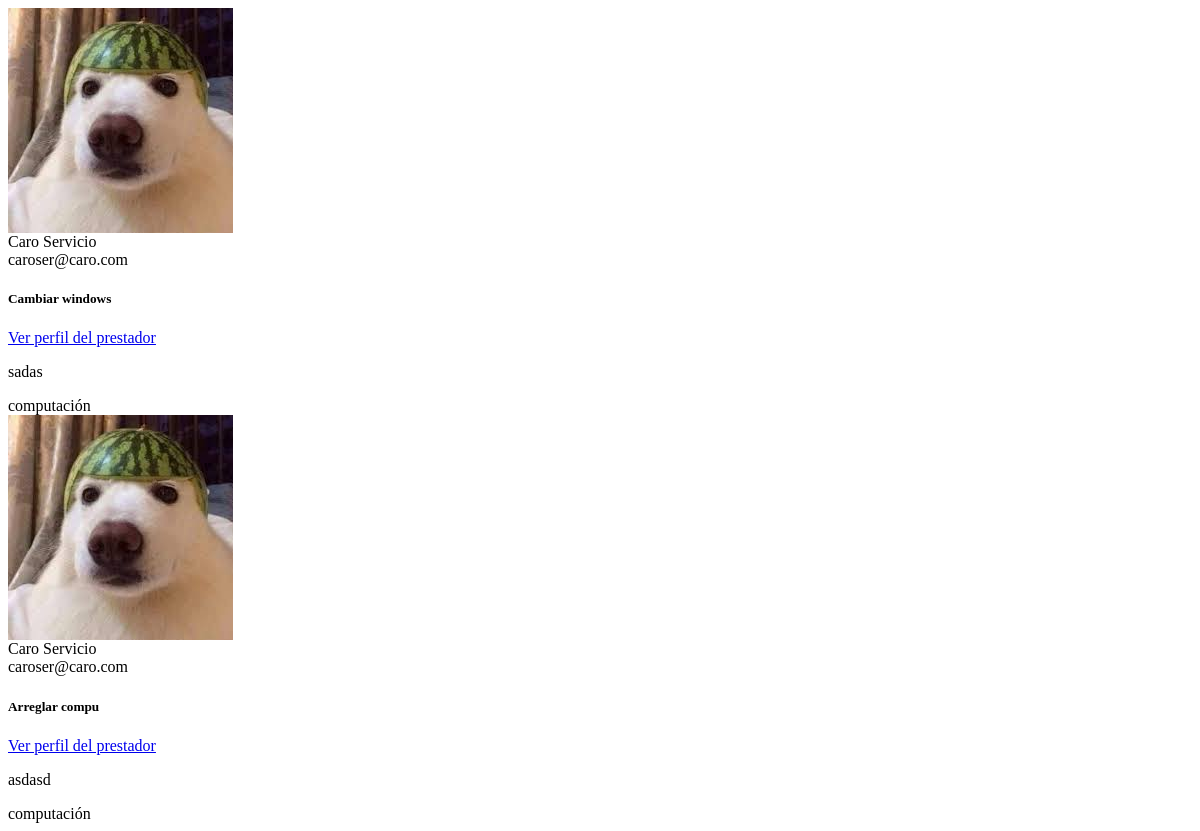
The app's page /api/buscar_servicios, older data.
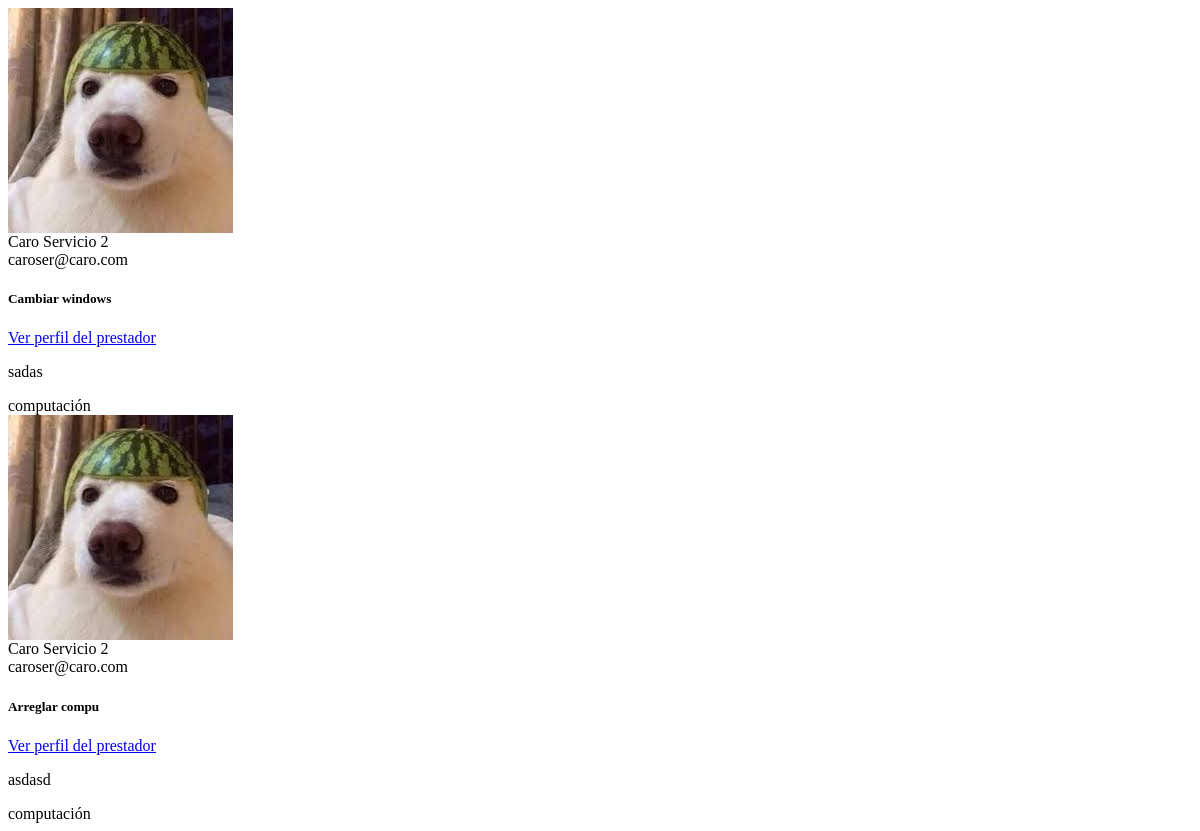
The same page, newer data.
### models.py (models this page shows, shortened)
class Servicio(db.Model):
    __tablename__ = 'servicios'
    id = db.Column(db.Integer, primary_key=True)
    titulo = db.Column(db.String(100), nullable=False)
    descripcion = db.Column(db.Text, nullable=False)
    categoria = db.Column(db.String(50), nullable=False)
    usuario_id = db.Column(
        db.Integer,
        db.ForeignKey('usuarios.id'),
        nullable=False
    )
    usuario = db.relationship('Usuario', backref='servicios', lazy=True)
    calificaciones = db.relationship(
        'Calificacion',
        backref='servicio',
        lazy=True,
        cascade='all, delete-orphan'
    )

class Usuario(UserMixin, db.Model):
    __tablename__ = 'usuarios'
    id = db.Column(db.Integer, primary_key=True)
    nombre = db.Column(db.String(100), nullable=False)
    email = db.Column(db.String(120), unique=True, nullable=False)
    password = db.Column(db.String(255), nullable=False)
    rol = db.Column(db.String(20), nullable=False)
    imagen = db.Column(db.String(200))
    calificaciones = db.relationship('Calificacion', backref='cliente', lazy=True)
    def promedio_estrellas(self):
        total = 0
        cantidad = 0
        for servicio in self.servicios:
            for c in servicio.calificaciones:
                promedio_c = (c.precio + c.calidad + c.amabilidad) / 3
                total += promedio_c
                cantidad += 1
        if cantidad == 0:
            return None
        return round(total / cantidad, 1)

### app.py (the view)
@app.route('/api/buscar_servicios')
def buscar_servicios():
    q = request.args.get('q', '')
    servicios = Servicio.query.filter(
        Servicio.titulo.ilike(f"%{q}%") |
        Servicio.categoria.ilike(f"%{q}%")
    ).all()
    return render_template(
        "components/_cards_servicios.html",
        servicios=servicios
    )

### templates/components/_cards_servicios.html (shortened to what this page needs)
{% from "components/estrellas.html" import render_estrellas %}
{% for servicio in servicios %}
<div class="col-12 col-sm-6 col-lg-4 mb-4">
    <div class="card shadow-sm h-100">
        <div class="card-body d-flex flex-column">
            <div class="prestador-info d-flex align-items-center gap-3 flex-wrap">
                {% if servicio.usuario.imagen %}
                    <img
                        src="{{ url_for('static', filename='uploads/' + servicio.usuario.imagen) }}"
                        class="prestador-avatar"
                    >
                {% else %}
                    <div class="prestador-avatar-placeholder">
                        {{ servicio.usuario.nombre[0] }}
                    </div>
                {% endif %}
                <div class="flex-grow-1">
                    <div class="prestador-nombre fw-bold">
                        {{ servicio.usuario.nombre }}
                    </div>
                    <div class="prestador-email small text-muted">
                        {{ servicio.usuario.email }}
                    </div>
                </div>
            </div>
            <h5 class="card-title mt-3 mb-1">
                {{ servicio.titulo }}
            </h5>
            <a href="{{ url_for('perfil_prestador', usuario_id=servicio.usuario_id) }}"
               class="text-decoration-none text-info small mb-2">
               Ver perfil del prestador
            </a>
            <p class="card-text small flex-grow-1">
                {{ servicio.descripcion }}
            </p>
            <div class="mt-2">
                <span class="badge bg-primary">
                    {{ servicio.categoria }}
                </span>
            </div>
        </div>
    </div>
</div>
{% else %}
<div class="col-12">
    <p class="text-muted text-center">
        No hay servicios publicados aún.
    </p>
</div>
{% endfor %}

Row changes from the older to the newer data that the page shows:
changed through a linked row, Servicio "sadas": usuario.nombre "Caro Servicio" → "Caro Servicio 2"
changed through a linked row, Servicio "asdasd": usuario.nombre "Caro Servicio" → "Caro Servicio 2"
